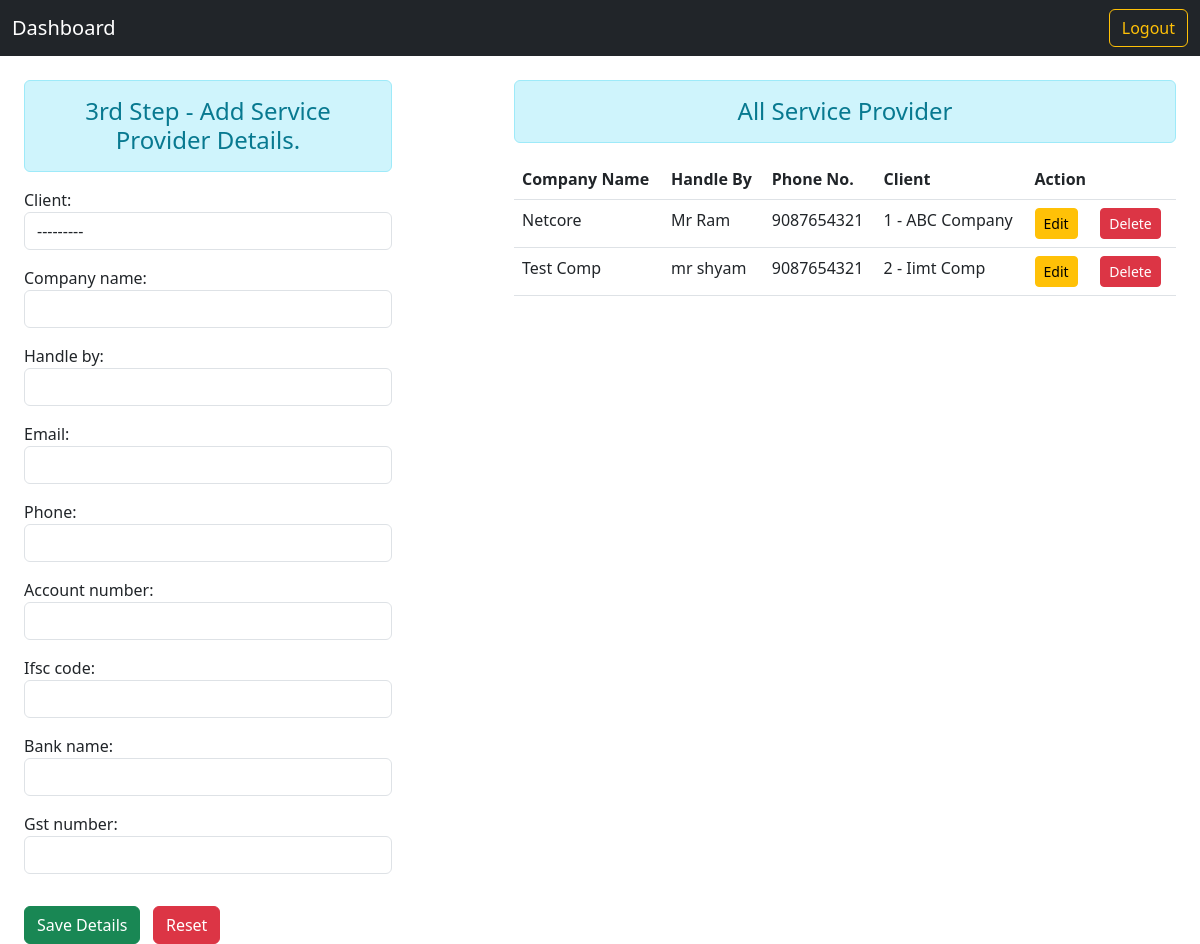
Screenshot of /service-provider/ (signed in) with the database file from the repository.
### Home/models.py (models this page shows, shortened)
class Client(models.Model):
    company_name = models.CharField(max_length=250)
    gst_number = models.CharField(max_length=250)
    country = models.CharField(max_length=150)
    state = models.CharField(max_length=150)
    address = models.CharField(max_length=250)
    created_at = models.DateTimeField(auto_now_add=True)
    def __str__(self) -> str:
        return f"{self.id} - {self.company_name} "

class Company(models.Model):
    client = models.ForeignKey(
        Client, on_delete=models.CASCADE)
    company_name = models.CharField(max_length=250)
    handle_by = models.CharField(max_length=250)
    email = models.EmailField(max_length=250)
    phone = models.BigIntegerField()
    account_number = models.BigIntegerField()
    ifsc_code = models.CharField(max_length=250)
    bank_name = models.CharField(max_length=250)
    gst_number = models.CharField(max_length=250)
    created_at = models.DateTimeField(auto_now_add=True)

### Home/views.py (the view)
# urls.py: path('service-provider/', views.company, name='service_provider'),
def company(request):
    allCompany = Company.objects.all()
    if request.user.is_authenticated:
        if request.method == 'POST':
            fm = ServiceProviderForm(request.POST)
            if fm.is_valid():
                cnm = fm.cleaned_data['client']
                comp = fm.cleaned_data['company_name']
                hby = fm.cleaned_data['handle_by']
                em = fm.cleaned_data['email']
                ph = fm.cleaned_data['phone']
                acc = fm.cleaned_data['account_number']
                ifsc = fm.cleaned_data['ifsc_code']
                bnk = fm.cleaned_data['bank_name']
                gst = fm.cleaned_data['gst_number']
                obj = Company(client=cnm, company_name=comp, handle_by=hby, email=em, phone=ph,
                              account_number=acc, ifsc_code=ifsc, bank_name=bnk, gst_number=gst)
                obj.save()
                messages.success(
                    request, "Your form has been saved successfully.")
                fm = ServiceProviderForm()
        else:
            fm = ServiceProviderForm()
        return render(request, 'company.html', {'form': fm, 'data': allCompany})
    else:
        return HttpResponseRedirect('/')

### Home/forms.py
class ServiceProviderForm(forms.ModelForm):
    class Meta:
        model = Company
        fields = ['client', 'company_name', 'handle_by', 'email', 'phone',
                  'account_number', 'ifsc_code', 'bank_name', 'gst_number']
    def __init__(self, *args, **kwargs):
        super(ServiceProviderForm, self).__init__(*args, **kwargs)
        self.fields['client'].widget.attrs['class'] = 'form-control'
        self.fields['company_name'].widget.attrs['class'] = 'form-control'
        self.fields['handle_by'].widget.attrs['class'] = 'form-control'
        self.fields['email'].widget.attrs['class'] = 'form-control'
        self.fields['phone'].widget.attrs['class'] = 'form-control'
        self.fields['account_number'].widget.attrs['class'] = 'form-control'
        self.fields['ifsc_code'].widget.attrs['class'] = 'form-control'
        self.fields['bank_name'].widget.attrs['class'] = 'form-control'
        self.fields['gst_number'].widget.attrs['class'] = 'form-control'

### templates/company.html (shortened to what this page needs)
{% extends 'base.html' %}
{% block body %}
<div class="mt-4 px-4">
    <div class="row">
        <div class="col-sm-4">
            <form action="" method="post">
                <h4 class="text-center alert alert-info">3rd Step - Add Service Provider Details.</h4>
                {{form.as_p}}
                <button type="submit" class="btn btn-success mt-3">Save Details</button> &nbsp;
                <button type="reset" class="btn btn-danger mt-3">Reset</button> &nbsp;
            </form>
        </div>
        <div class="col-sm-7 offset-1">
            <h4 class="text-center alert alert-info">All Service Provider</h4>
            <div class="table-responsive">
                <table class="table table-hover">
                    <thead>
                        <tr>
                            <th scope="col">Company Name</th>
                            <th scope="col">Handle By</th>
                            <th scope="col">Phone No.</th>
                            <th scope="col">Client</th>
                            <th scope="col">Action</th>
                        </tr>
                    </thead>
                    <tbody>
                        {% for obj in data %}
                        <tr>
                            <td> {{obj.company_name}} </td>
                            <td> {{obj.handle_by}} </td>
                            <td> {{obj.phone}} </td>
                            <td> {{obj.client}} </td>
                            <td>
                                <div class="row">
                                    <div class="col-sm-5">
                                        <a href="{% url 'update_company' obj.id %}"
                                            class="btn btn-warning btn-sm">Edit</a>
                                    </div>
                                    <div class="col-sm-5">
                                        <form action="{% url 'delete_company' obj.id %}" method="post" class="">
                                            <button type="submit" class="btn btn-danger btn-sm" onclick="return confirm('Are you sure you want to delete this item?')">Delete</button>
                                        </form>
                                    </div>
                                </div>
                            </td>
                        </tr>
                        {% endfor %}
                    </tbody>
                </table>
            </div>
        </div>
    </div>
</div>
{% endblock body %}

### rows the page displays
Company: company_name "Netcore", handle_by "Mr Ram", phone "9087654321", client "1 - ABC Company"
Company: company_name "Test Comp", handle_by "mr shyam", phone "9087654321", client "2 - Iimt Comp"
